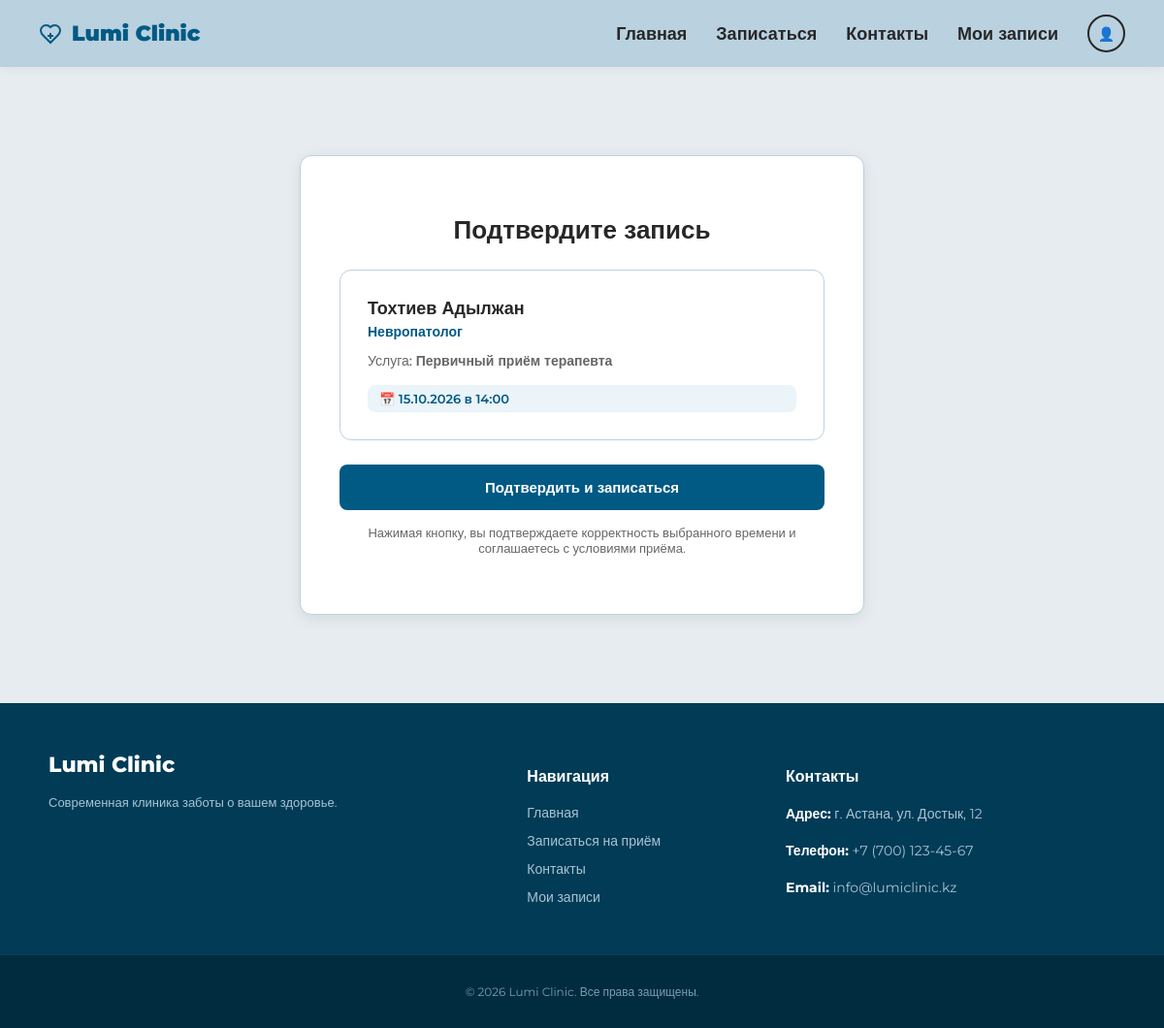
Screenshot of /booking/confirm/3/3/ with the database file from the repository.
### booking/models.py (models this page shows, shortened)
class Doctor(models.Model):
    name = models.CharField(max_length=100)
    specialty = models.CharField(max_length=100)

class Service(models.Model):
    doctor = models.ForeignKey(
        Doctor,
        null=True,
        blank=True,
        on_delete=models.CASCADE
    )
    name = models.CharField(max_length=150)
    duration = models.PositiveIntegerField()

class Slot(models.Model):
    doctor = models.ForeignKey(
        Doctor,
        on_delete=models.CASCADE
    )
    date = models.DateField()
    time = models.TimeField()
    is_available = models.BooleanField(default=True)

### booking/views.py (the view, shortened to what this page needs)
# urls.py: path('booking/confirm/<int:slot_id>/<int:service_id>/', views.booking_confirm_view, name='booking_confirm'),
def booking_confirm_view(request, slot_id, service_id):
  slot = get_object_or_404(Slot, id=slot_id)
  service = (
      get_object_or_404(Service, id=service_id)
      if service_id and service_id != 0
      else None
  )
  doctor = slot.doctor
  context = {
      'slot': slot,
      'service': service,
      'doctor': doctor,
  }
  return render(request, 'booking/booking_confirm.html', context)

### booking/templates/booking/booking_confirm.html (shortened to what this page needs)
{% extends "booking/base.html" %}
{% load static %}
{% block extra_css %}
<link rel="stylesheet" href="{% static 'css/appointments.css' %}?v=2.4">
{% endblock %}
{% block content %}
<div class="appointments-container" style="max-width: 650px; justify-content: center; min-height: 72vh; font-family: 'Montserrat', sans-serif;">
    <div class="empty" style="text-align: left; margin: auto; width: 100%; font-family: 'Montserrat', sans-serif;">
        <h1 style="text-align: center; margin-top: 0; margin-bottom: 25px; font-size: 26px; font-family: 'Montserrat', sans-serif;">Подтвердите запись</h1>
        <div class="appointment-card" style="cursor: default; margin-bottom: 25px; box-shadow: none; border: 1px solid var(--light-blue); font-family: 'Montserrat', sans-serif;">
            <div class="doctor" style="font-family: 'Montserrat', sans-serif;">{{ doctor.name }}</div>
            <div class="specialty" style="font-family: 'Montserrat', sans-serif;">{{ doctor.specialty }}</div>
            {% if service %}
                <div class="service" style="font-family: 'Montserrat', sans-serif;">Услуга: <strong>{{ service.name }}</strong></div>
            {% endif %}
            <div class="date" style="font-family: 'Montserrat', sans-serif;">📅 {{ slot.date|date:"d.m.Y" }} в {{ slot.time|time:"H:i" }}</div>
        </div>
        <form method="POST">
            <button type="submit" style="width: 100%; padding: 14px; background: var(--primary); color: var(--white); border: none; border-radius: var(--radius-sm); font-weight: 700; font-size: 15px; cursor: pointer; transition: background 0.2s; font-family: 'Montserrat', sans-serif;">
                Подтвердить и записаться
            </button>
        </form>
        <p style="margin-top: 15px; font-size: 13px; color: var(--dark-gray); text-align: center; font-family: 'Montserrat', sans-serif;">
            Нажимая кнопку, вы подтверждаете корректность выбранного времени и соглашаетесь с условиями приёма.
        </p>
    </div>
</div>
{% endblock %}

### static/css/base.css (style rules this page uses)
:root { --base-primary: #015A84; --base-light-blue: #BAD1DF; --base-bg-color: #E6ECEF; --base-text-dark: #272727; --base-white: #FFFFFF; }
body { margin: 0; font-family: 'Montserrat', sans-serif; background-color: var(--base-bg-color); color: var(--base-text-dark); display: flex; flex-direction: column; min-height: 100vh; }

### static/css/appointments.css (style rules this page uses)
:root { --primary: #015A84; --light-blue: #BAD1DF; --bg-color: #E6ECEF; --white: #FFFFFF; --black: #272727; --dark-gray: #666666; --light-gray: #E0E0E0; --danger: #D93838; --danger-bg: #FDF2F2; --radius-sm: 8px; --radius-md: 12px; --shadow: 0 4px 15px rgba(0, 0, 0, 0.08); }
html, body { height: 100%; }
body { display: flex; flex-direction: column; background-color: var(--bg-color); margin: 0; font-family: 'Montserrat', sans-serif; }
.appointments-container { max-width: 1000px; width: 100%; margin: 40px auto; padding: 0 20px; flex: 1; display: flex; flex-direction: column; min-height: 72vh; }
.appointments-container h1 { color: var(--black); margin-bottom: 30px; text-align: center; font-size: 28px; font-weight: 700; }
.appointment-card { background: var(--white); padding: 28px; border-radius: var(--radius-md); border: 1.5px solid var(--light-blue); cursor: pointer; transition: all 0.2s ease; box-shadow: var(--shadow); display: flex; flex-direction: column; justify-content: space-between; }
.doctor { font-size: 18px; font-weight: 700; color: var(--black); }
.specialty { color: var(--primary); font-weight: 600; font-size: 14px; margin-top: 4px; }
.date { margin-top: 16px; background: #EAF4F9; color: var(--primary); padding: 6px 12px; border-radius: var(--radius-sm); display: inline-block; font-weight: 600; font-size: 13px; }
.service { margin-top: 12px; color: var(--dark-gray); font-size: 14px; font-weight: 500; }
.empty { background: var(--white); padding: 60px 40px; border-radius: var(--radius-md); border: 1.5px solid var(--light-blue); text-align: center; box-shadow: var(--shadow); margin: auto; max-width: 500px; width: 100%; }
.empty p { color: var(--dark-gray); font-size: 16px; margin: 0; }

### rows the page displays
Doctor: name "Тохтиев Адылжан", specialty "Невропатолог"
Service: name "Первичный приём терапевта"
Slot: date "15.10.2026", time "14:00"
